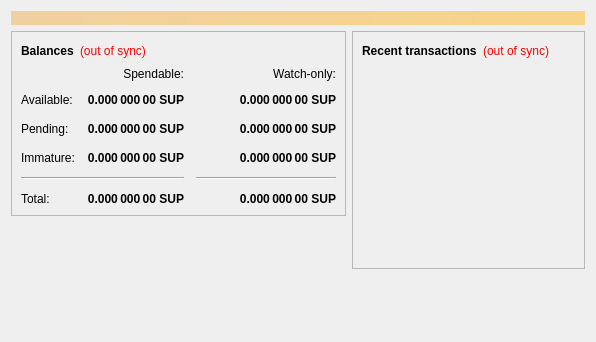
<?xml version="1.0" encoding="UTF-8"?>
<ui version="4.0">
 <class>OverviewPage</class>
 <widget class="QWidget" name="OverviewPage">
  <property name="geometry">
   <rect>
    <x>0</x>
    <y>0</y>
    <width>596</width>
    <height>342</height>
   </rect>
  </property>
  <property name="windowTitle">
   <string>Form</string>
  </property>
  <layout class="QVBoxLayout" name="topLayout">
   <item>
    <widget class="QLabel" name="labelAlerts">
     <property name="visible">
      <bool>false</bool>
     </property>
     <property name="styleSheet">
      <string notr="true">background-color: qlineargradient(x1: 0, y1: 0, x2: 1, y2: 0, stop:0 #F0D0A0, stop:1 #F8D488); color:#000000;</string>
     </property>
     <property name="wordWrap">
      <bool>true</bool>
     </property>
     <property name="margin">
      <number>3</number>
     </property>
    </widget>
   </item>
   <item>
    <layout class="QHBoxLayout" name="horizontalLayout" stretch="1,1">
     <item>
      <layout class="QVBoxLayout" name="verticalLayout_2">
       <item>
        <widget class="QFrame" name="frame">
         <property name="frameShape">
          <enum>QFrame::StyledPanel</enum>
         </property>
         <property name="frameShadow">
          <enum>QFrame::Raised</enum>
         </property>
         <layout class="QVBoxLayout" name="verticalLayout_4">
          <item>
           <layout class="QHBoxLayout" name="horizontalLayout_4">
            <item>
             <widget class="QLabel" name="label_5">
              <property name="font">
               <font>
                <weight>75</weight>
                <bold>true</bold>
               </font>
              </property>
              <property name="text">
               <string>Balances</string>
              </property>
             </widget>
            </item>
            <item>
             <widget class="QLabel" name="labelWalletStatus">
              <property name="cursor">
               <cursorShape>WhatsThisCursor</cursorShape>
              </property>
              <property name="toolTip">
               <string>The displayed information may be out of date. Your wallet automatically synchronizes with the Supcoin network after a connection is established, but this process has not completed yet.</string>
              </property>
              <property name="styleSheet">
               <string notr="true">QLabel { color: red; }</string>
              </property>
              <property name="text">
               <string notr="true">(out of sync)</string>
              </property>
              <property name="alignment">
               <set>Qt::AlignLeading|Qt::AlignLeft|Qt::AlignVCenter</set>
              </property>
             </widget>
            </item>
            <item>
             <spacer name="horizontalSpacer_3">
              <property name="orientation">
               <enum>Qt::Horizontal</enum>
              </property>
              <property name="sizeHint" stdset="0">
               <size>
                <width>40</width>
                <height>20</height>
               </size>
              </property>
             </spacer>
            </item>
           </layout>
          </item>
          <item>
           <layout class="QGridLayout" name="gridLayout">
            <property name="spacing">
             <number>12</number>
            </property>
            <item row="2" column="2">
             <widget class="QLabel" name="labelWatchPending">
              <property name="font">
               <font>
                <weight>75</weight>
                <bold>true</bold>
               </font>
              </property>
              <property name="cursor">
               <cursorShape>IBeamCursor</cursorShape>
              </property>
              <property name="toolTip">
               <string>Unconfirmed transactions to watch-only addresses</string>
              </property>
              <property name="text">
               <string notr="true">0.000 000 00 SUP</string>
              </property>
              <property name="alignment">
               <set>Qt::AlignRight|Qt::AlignTrailing|Qt::AlignVCenter</set>
              </property>
              <property name="textInteractionFlags">
               <set>Qt::LinksAccessibleByMouse|Qt::TextSelectableByKeyboard|Qt::TextSelectableByMouse</set>
              </property>
             </widget>
            </item>
            <item row="2" column="1">
             <widget class="QLabel" name="labelUnconfirmed">
              <property name="font">
               <font>
                <weight>75</weight>
                <bold>true</bold>
               </font>
              </property>
              <property name="cursor">
               <cursorShape>IBeamCursor</cursorShape>
              </property>
              <property name="toolTip">
               <string>Total of transactions that have yet to be confirmed, and do not yet count toward the spendable balance</string>
              </property>
              <property name="text">
               <string notr="true">0.000 000 00 SUP</string>
              </property>
              <property name="alignment">
               <set>Qt::AlignRight|Qt::AlignTrailing|Qt::AlignVCenter</set>
              </property>
              <property name="textInteractionFlags">
               <set>Qt::LinksAccessibleByMouse|Qt::TextSelectableByKeyboard|Qt::TextSelectableByMouse</set>
              </property>
             </widget>
            </item>
            <item row="3" column="2">
             <widget class="QLabel" name="labelWatchImmature">
              <property name="font">
               <font>
                <weight>75</weight>
                <bold>true</bold>
               </font>
              </property>
              <property name="cursor">
               <cursorShape>IBeamCursor</cursorShape>
              </property>
              <property name="toolTip">
               <string>Mined balance in watch-only addresses that has not yet matured</string>
              </property>
              <property name="text">
               <string notr="true">0.000 000 00 SUP</string>
              </property>
              <property name="alignment">
               <set>Qt::AlignRight|Qt::AlignTrailing|Qt::AlignVCenter</set>
              </property>
              <property name="textInteractionFlags">
               <set>Qt::LinksAccessibleByMouse|Qt::TextSelectableByKeyboard|Qt::TextSelectableByMouse</set>
              </property>
             </widget>
            </item>
            <item row="4" column="0" colspan="2">
             <widget class="Line" name="line">
              <property name="orientation">
               <enum>Qt::Horizontal</enum>
              </property>
             </widget>
            </item>
            <item row="4" column="2">
             <widget class="Line" name="lineWatchBalance">
              <property name="sizePolicy">
               <sizepolicy hsizetype="Preferred" vsizetype="Fixed">
                <horstretch>0</horstretch>
                <verstretch>0</verstretch>
               </sizepolicy>
              </property>
              <property name="minimumSize">
               <size>
                <width>140</width>
                <height>0</height>
               </size>
              </property>
              <property name="orientation">
               <enum>Qt::Horizontal</enum>
              </property>
             </widget>
            </item>
            <item row="5" column="0">
             <widget class="QLabel" name="labelTotalText">
              <property name="text">
               <string>Total:</string>
              </property>
             </widget>
            </item>
            <item row="3" column="1">
             <widget class="QLabel" name="labelImmature">
              <property name="font">
               <font>
                <weight>75</weight>
                <bold>true</bold>
               </font>
              </property>
              <property name="cursor">
               <cursorShape>IBeamCursor</cursorShape>
              </property>
              <property name="toolTip">
               <string>Mined balance that has not yet matured</string>
              </property>
              <property name="text">
               <string notr="true">0.000 000 00 SUP</string>
              </property>
              <property name="alignment">
               <set>Qt::AlignRight|Qt::AlignTrailing|Qt::AlignVCenter</set>
              </property>
              <property name="textInteractionFlags">
               <set>Qt::LinksAccessibleByMouse|Qt::TextSelectableByKeyboard|Qt::TextSelectableByMouse</set>
              </property>
             </widget>
            </item>
            <item row="2" column="3">
             <spacer name="horizontalSpacer_2">
              <property name="orientation">
               <enum>Qt::Horizontal</enum>
              </property>
              <property name="sizeHint" stdset="0">
               <size>
                <width>40</width>
                <height>20</height>
               </size>
              </property>
             </spacer>
            </item>
            <item row="3" column="0">
             <widget class="QLabel" name="labelImmatureText">
              <property name="text">
               <string>Immature:</string>
              </property>
             </widget>
            </item>
            <item row="5" column="1">
             <widget class="QLabel" name="labelTotal">
              <property name="font">
               <font>
                <weight>75</weight>
                <bold>true</bold>
               </font>
              </property>
              <property name="cursor">
               <cursorShape>IBeamCursor</cursorShape>
              </property>
              <property name="toolTip">
               <string>Your current total balance</string>
              </property>
              <property name="text">
               <string notr="true">0.000 000 00 SUP</string>
              </property>
              <property name="alignment">
               <set>Qt::AlignRight|Qt::AlignTrailing|Qt::AlignVCenter</set>
              </property>
              <property name="textInteractionFlags">
               <set>Qt::LinksAccessibleByMouse|Qt::TextSelectableByKeyboard|Qt::TextSelectableByMouse</set>
              </property>
             </widget>
            </item>
            <item row="5" column="2">
             <widget class="QLabel" name="labelWatchTotal">
              <property name="font">
               <font>
                <weight>75</weight>
                <bold>true</bold>
               </font>
              </property>
              <property name="cursor">
               <cursorShape>IBeamCursor</cursorShape>
              </property>
              <property name="toolTip">
               <string>Current total balance in watch-only addresses</string>
              </property>
              <property name="text">
               <string notr="true">0.000 000 00 SUP</string>
              </property>
              <property name="alignment">
               <set>Qt::AlignRight|Qt::AlignTrailing|Qt::AlignVCenter</set>
              </property>
              <property name="textInteractionFlags">
               <set>Qt::LinksAccessibleByMouse|Qt::TextSelectableByKeyboard|Qt::TextSelectableByMouse</set>
              </property>
             </widget>
            </item>
            <item row="0" column="2">
             <widget class="QLabel" name="labelWatchonly">
              <property name="text">
               <string>Watch-only:</string>
              </property>
              <property name="alignment">
               <set>Qt::AlignRight|Qt::AlignTrailing|Qt::AlignVCenter</set>
              </property>
             </widget>
            </item>
            <item row="1" column="0">
             <widget class="QLabel" name="labelBalanceText">
              <property name="text">
               <string>Available:</string>
              </property>
             </widget>
            </item>
            <item row="1" column="1">
             <widget class="QLabel" name="labelBalance">
              <property name="font">
               <font>
                <weight>75</weight>
                <bold>true</bold>
               </font>
              </property>
              <property name="cursor">
               <cursorShape>IBeamCursor</cursorShape>
              </property>
              <property name="toolTip">
               <string>Your current spendable balance</string>
              </property>
              <property name="text">
               <string notr="true">0.000 000 00 SUP</string>
              </property>
              <property name="alignment">
               <set>Qt::AlignRight|Qt::AlignTrailing|Qt::AlignVCenter</set>
              </property>
              <property name="textInteractionFlags">
               <set>Qt::LinksAccessibleByMouse|Qt::TextSelectableByKeyboard|Qt::TextSelectableByMouse</set>
              </property>
             </widget>
            </item>
            <item row="1" column="2">
             <widget class="QLabel" name="labelWatchAvailable">
              <property name="font">
               <font>
                <weight>75</weight>
                <bold>true</bold>
               </font>
              </property>
              <property name="cursor">
               <cursorShape>IBeamCursor</cursorShape>
              </property>
              <property name="toolTip">
               <string>Your current balance in watch-only addresses</string>
              </property>
              <property name="text">
               <string notr="true">0.000 000 00 SUP</string>
              </property>
              <property name="alignment">
               <set>Qt::AlignRight|Qt::AlignTrailing|Qt::AlignVCenter</set>
              </property>
              <property name="textInteractionFlags">
               <set>Qt::LinksAccessibleByMouse|Qt::TextSelectableByKeyboard|Qt::TextSelectableByMouse</set>
              </property>
             </widget>
            </item>
            <item row="2" column="0">
             <widget class="QLabel" name="labelPendingText">
              <property name="text">
               <string>Pending:</string>
              </property>
             </widget>
            </item>
            <item row="0" column="1">
             <widget class="QLabel" name="labelSpendable">
              <property name="text">
               <string>Spendable:</string>
              </property>
              <property name="alignment">
               <set>Qt::AlignRight|Qt::AlignTrailing|Qt::AlignVCenter</set>
              </property>
             </widget>
            </item>
           </layout>
          </item>
         </layout>
        </widget>
       </item>
       <item>
        <spacer name="verticalSpacer">
         <property name="orientation">
          <enum>Qt::Vertical</enum>
         </property>
         <property name="sizeHint" stdset="0">
          <size>
           <width>20</width>
           <height>40</height>
          </size>
         </property>
        </spacer>
       </item>
      </layout>
     </item>
     <item>
      <layout class="QVBoxLayout" name="verticalLayout_3">
       <item>
        <widget class="QFrame" name="frame_2">
         <property name="frameShape">
          <enum>QFrame::StyledPanel</enum>
         </property>
         <property name="frameShadow">
          <enum>QFrame::Raised</enum>
         </property>
         <layout class="QVBoxLayout" name="verticalLayout">
          <item>
           <layout class="QHBoxLayout" name="horizontalLayout_2">
            <item>
             <widget class="QLabel" name="label_4">
              <property name="font">
               <font>
                <weight>75</weight>
                <bold>true</bold>
               </font>
              </property>
              <property name="text">
               <string>Recent transactions</string>
              </property>
             </widget>
            </item>
            <item>
             <widget class="QLabel" name="labelTransactionsStatus">
              <property name="cursor">
               <cursorShape>WhatsThisCursor</cursorShape>
              </property>
              <property name="toolTip">
               <string>The displayed information may be out of date. Your wallet automatically synchronizes with the Supcoin network after a connection is established, but this process has not completed yet.</string>
              </property>
              <property name="styleSheet">
               <string notr="true">QLabel { color: red; }</string>
              </property>
              <property name="text">
               <string notr="true">(out of sync)</string>
              </property>
              <property name="alignment">
               <set>Qt::AlignRight|Qt::AlignTrailing|Qt::AlignVCenter</set>
              </property>
             </widget>
            </item>
            <item>
             <spacer name="horizontalSpacer">
              <property name="orientation">
               <enum>Qt::Horizontal</enum>
              </property>
              <property name="sizeHint" stdset="0">
               <size>
                <width>40</width>
                <height>20</height>
               </size>
              </property>
             </spacer>
            </item>
           </layout>
          </item>
          <item>
           <widget class="QListView" name="listTransactions">
            <property name="styleSheet">
             <string notr="true">QListView { background: transparent; }</string>
            </property>
            <property name="frameShape">
             <enum>QFrame::NoFrame</enum>
            </property>
            <property name="verticalScrollBarPolicy">
             <enum>Qt::ScrollBarAlwaysOff</enum>
            </property>
            <property name="horizontalScrollBarPolicy">
             <enum>Qt::ScrollBarAlwaysOff</enum>
            </property>
            <property name="selectionMode">
             <enum>QAbstractItemView::NoSelection</enum>
            </property>
           </widget>
          </item>
         </layout>
        </widget>
       </item>
       <item>
        <spacer name="verticalSpacer_2">
         <property name="orientation">
          <enum>Qt::Vertical</enum>
         </property>
         <property name="sizeHint" stdset="0">
          <size>
           <width>20</width>
           <height>40</height>
          </size>
         </property>
        </spacer>
       </item>
      </layout>
     </item>
    </layout>
   </item>
  </layout>
 </widget>
 <resources/>
 <connections/>
</ui>
